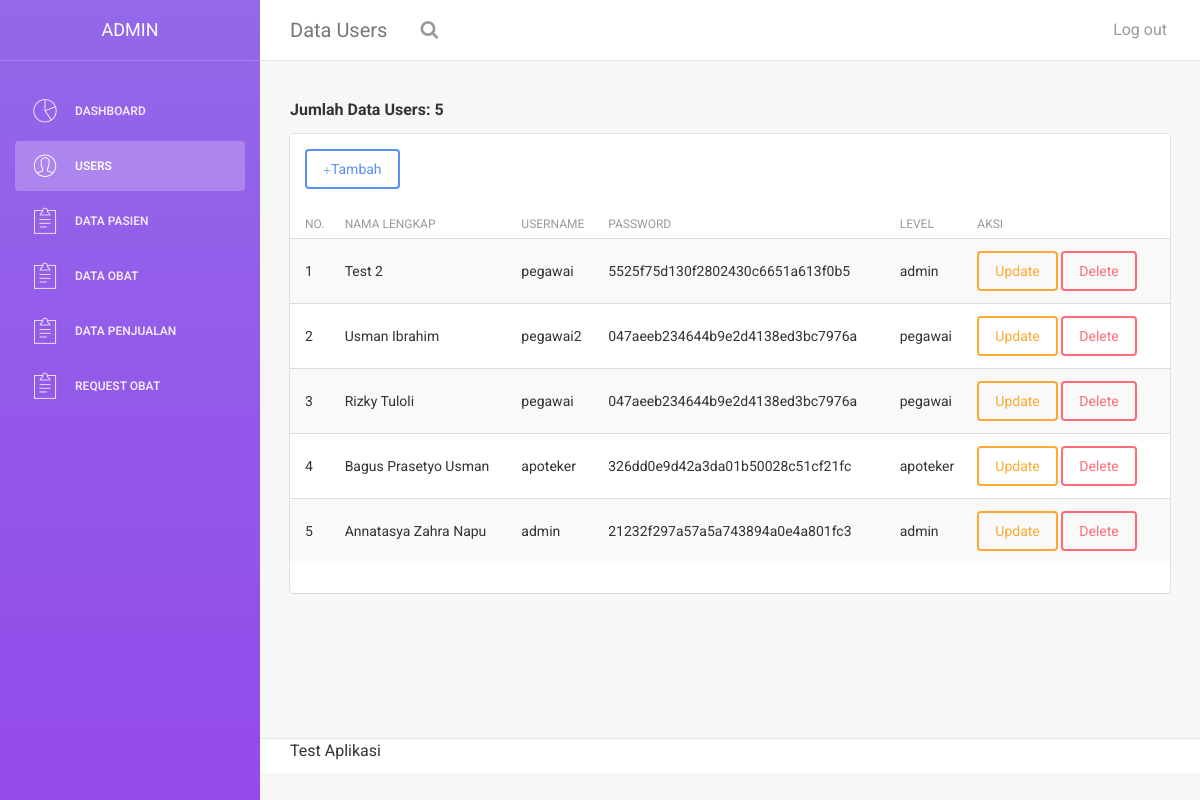
Screenshot of /users.php (signed in) with the database file from the repository.
### tables this page shows
CREATE TABLE `users` (
  `id` int(11) NOT NULL,
  `nama_lengkap` varchar(100) NOT NULL,
  `username` varchar(45) NOT NULL,
  `password` varchar(45) NOT NULL,
  `level` enum('pegawai','apoteker','admin') NOT NULL
);

### functions/func_users.php (called while the page is built, shortened)
<?php
	require 'config.php';
	function getData($sql){
		global $conn;
		$res = mysqli_query($conn, $sql);
		$rows = [];
		while ($row = mysqli_fetch_assoc($res)) {
			$rows[] = $row;
		}
		return $rows;
	}
 ?>

### users.php (the view, shortened to what this page needs)
<?php
    require 'functions/func_users.php';
    $data_users = getData("SELECT * FROM users ORDER BY id DESC");
    $sql = "SELECT count(*) AS jumlah FROM users";
    $res = mysqli_query($conn, $sql);
    $jumlah = mysqli_fetch_assoc($res);
 ?>
<!doctype html>
<html lang="en">
<head>
    <link href="assets/css/bootstrap.min.css" rel="stylesheet" />
    <link href="assets/css/animate.min.css" rel="stylesheet"/>
    <link href="assets/css/light-bootstrap-dashboard.css?v=1.4.0" rel="stylesheet"/>
    <link href="assets/css/demo.css" rel="stylesheet" />
    <link href="http://maxcdn.bootstrapcdn.com/font-awesome/4.2.0/css/font-awesome.min.css" rel="stylesheet">
    <link href="assets/css/pe-icon-7-stroke.css" rel="stylesheet" />
</head>
<body>
<div class="wrapper">
    <div class="sidebar" data-color="purple">
    	<div class="sidebar-wrapper">
            <div class="logo">
                <a href="#" class="simple-text">
                    <?php
                        if ($_SESSION['level'] == 'admin') {
                            echo "admin";
                        } else if ($_SESSION['level'] == 'apoteker') {
                            echo "apoteker";
                        } else if ($_SESSION['level'] == 'pegawai') {
                            echo "pegawai";
                        }
                     ?>
                </a>
            </div>
            <ul class="nav">
            <?php if($_SESSION['level'] == 'apoteker' || $_SESSION['level'] == 'admin' || $_SESSION['level'] == 'pegawai') { ?>
                <li>
                    <a href="dashboard.php">
                        <i class="pe-7s-graph"></i>
                        <p>Dashboard</p>
                    </a>
                </li>
            <?php } ?>
            <?php if($_SESSION['level'] == 'admin') { ?>
                <li class="active">
                    <a href="users.php">
                        <i class="pe-7s-user"></i>
                        <p>Users</p>
                    </a>
                </li>
            <?php } ?>
            <?php if ($_SESSION['level'] == 'apoteker' || $_SESSION['level'] == 'admin') { ?>
                <li>
                    <a href="pasien.php">
                        <i class="pe-7s-note2"></i>
                        <p>Data Pasien</p>
                    </a>
                </li>
            <?php } ?>
            <?php if($_SESSION['level'] == 'apoteker' || $_SESSION['level'] == 'admin' || $_SESSION['level'] == 'pegawai') { ?>
                <li>
                    <a href="obat.php">
                        <i class="pe-7s-note2"></i>
                        <p>Data Obat</p>
                    </a>
                </li>
            <?php } ?>
            <?php if($_SESSION['level'] == 'pegawai' || $_SESSION['level'] == 'admin') { ?>
                <li>
                    <a href="penjualan.php">
                        <i class="pe-7s-note2"></i>
                        <p>Data Penjualan</p>
                    </a>
                </li>
            <?php } ?>
            <?php if($_SESSION['level'] == 'apoteker' || $_SESSION['level'] == 'admin') { ?>
                <li>
                    <a href="request_obat.php">
                        <i class="pe-7s-note2"></i>
                        <p>Request Obat</p> <?php  ?>
                    </a>
                </li>
            <?php } ?>
            </ul>
    	</div>
    </div>
    <div class="main-panel">
		<nav class="navbar navbar-default navbar-fixed">
            <div class="container-fluid">
                <div class="navbar-header">
                    <a class="navbar-brand" href="#">Data Users</a>
                </div>
                <div class="collapse navbar-collapse">
                    <ul class="nav navbar-nav navbar-left">
                        <li>
                           <a href="">
                                <i class="fa fa-search"></i>
                            </a>
                        </li>
                    </ul>
                    <ul class="nav navbar-nav navbar-right">
                        <li>
                            <a href="logout.php">
                                <p>Log out</p>
                            </a>
                        </li>
                    </ul>
                </div>
            </div>
        </nav>
        <div class="content">
            <div class="container-fluid">
                <div class="row">
                    <div class="col-md-12">
                        <h5><b> <?php echo "Jumlah Data Users: " . $jumlah['jumlah']; ?></b></h5>
                        <div class="card">
                            <div class="header">
                                <button class="btn btn-primary" data-toggle="modal" data-target="#myModal"><span class="glyphicon glyphicon-plus"></span>Tambah</button>
                            </div>
                            <div class="content table-responsive table-full-width">
                                <table class="table table-hover table-striped">
                                    <thead>
                                        <th>No.</th>
                                        <th>Nama Lengkap</th>
                                        <th>Username</th>
                                        <th>Password</th>
                                        <th>Level</th>
                                        <th>Aksi</th>
                                    </thead>
                                    <tbody>
                                    <?php $i = 1; ?>
                                    <?php foreach ($data_users as $data) : ?>
                                        <tr>
                                            <td><?= $i; ?></td>
                                            <td><?= $data['nama_lengkap'] ?></td>
                                            <td><?= $data['username'] ?></td>
                                            <td><?= $data['password'] ?></td>
                                            <td><?= $data['level'] ?></td>
                                            <td>
                                                <a href="update_users.php?id=<?= $data['id'] ?>" class="btn btn-warning">Update</a>
                                                <a href="delete_users.php?id=<?= $data['id'] ?>" class="btn btn-danger" onclick="return confirm('Anda yakin ingin menghapus data ini?');">Delete</a>
                                            </td>
                                        </tr>
                                        <?php $i++; ?>
                                    <?php endforeach; ?>
                                    </tbody>
                                </table>
                            </div>
                        </div>
                    </div>
                </div>
            </div>
        </div>
        <footer class="footer">
            <div class="container-fluid">
                <nav class="pull-left">
                    <ul>
                        <li>
                            <p>Test Aplikasi</p>
                        </li>
                    </ul>
                </nav>
            </div>
        </footer>
    </div>
</div>
</body>
</html>

### rows the page displays
users: nama_lengkap "Test 2", username "pegawai", password "5525f75d130f2802430c6651a613f0b5", level "admin"
users: nama_lengkap "Usman Ibrahim", username "pegawai2", password "047aeeb234644b9e2d4138ed3bc7976a", level "pegawai"
users: nama_lengkap "Rizky Tuloli", username "pegawai", password "047aeeb234644b9e2d4138ed3bc7976a", level "pegawai"
users: nama_lengkap "Bagus Prasetyo Usman", username "apoteker", password "326dd0e9d42a3da01b50028c51cf21fc", level "apoteker"
users: nama_lengkap "Annatasya Zahra Napu", username "admin", password "21232f297a57a5a743894a0e4a801fc3", level "admin"

### other values shown
$jumlah['jumlah'] "5"
